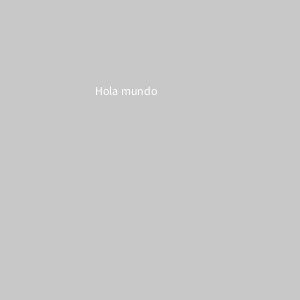
Frame 1 (no input)
Frame 60 (the mouse pressed at the canvas centre just before this capture): identical to frame 1, image omitted
Frame 120 (the mouse held since frame 60 and released just before this capture): identical to frame 1, image omitted

The Processing sketch that drew this single still picture (run headless with seeded random() and noise(); from frame 60 on, the mouse is pressed at the canvas centre):

// Processing sketch: Hola_mundo
// ── Hola_mundo.pde
void setup(){
  size(300,300); 
}

void draw(){
 background(200,200,201); 
  text("Hola mundo",95,95);
}
